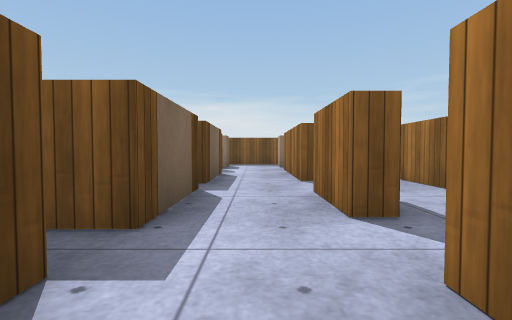
View 1 (above)

13 first-person views from a walk through a scene from a Unity 3-D project. The camera is 0.27 m above the floor, tilts 2° down and sees 85° across. The floor is counted in squares, 0.5 m on a side. Each view is taken from the middle of a square. On the plan, view 1 faces up. The plan holds only what a view shows up to about 9 squares ahead; the rest is blank. The place goes on beyond the plan. Surface patterns are stand-ins for the level's own textures.

View 2
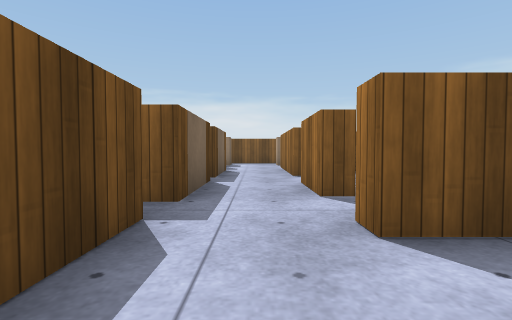

View 3
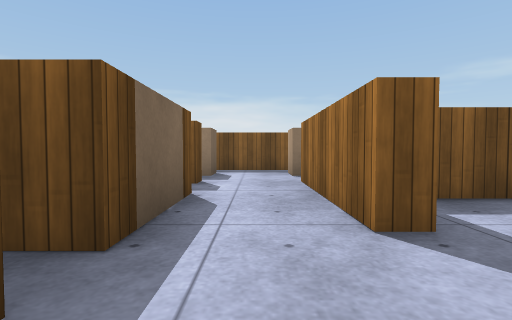

View 4
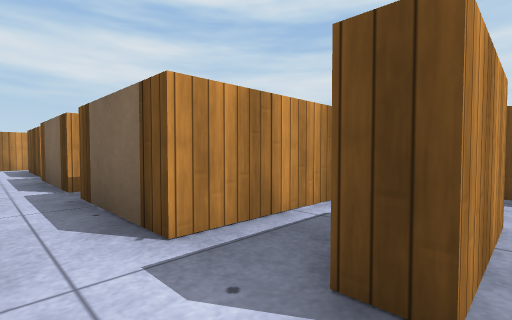

View 5
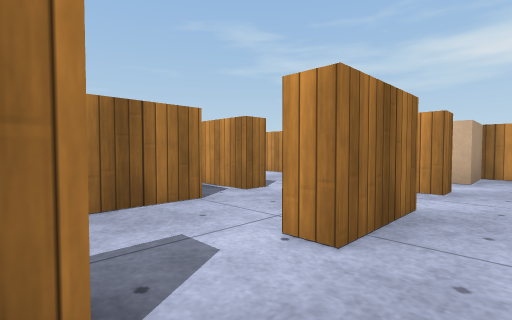

View 6
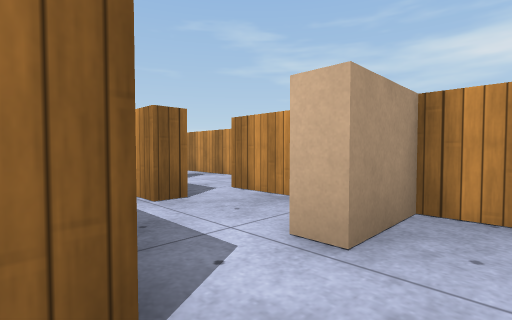

View 7
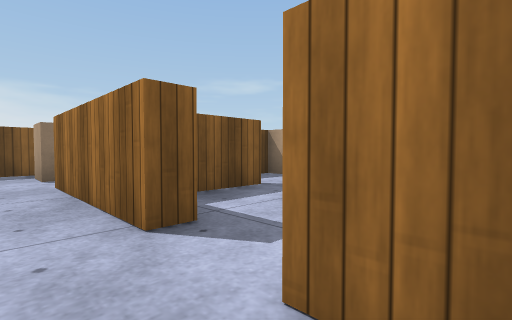

View 8
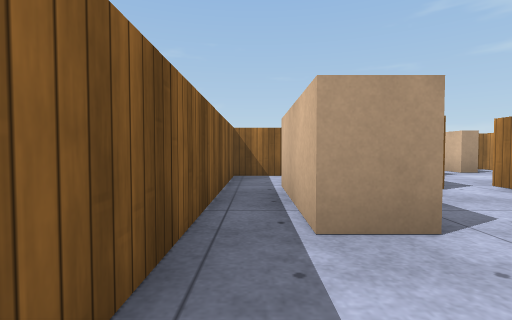

View 9
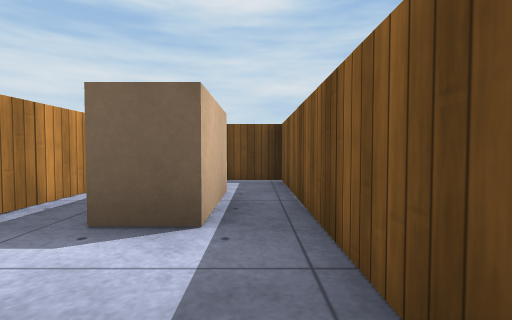

View 10
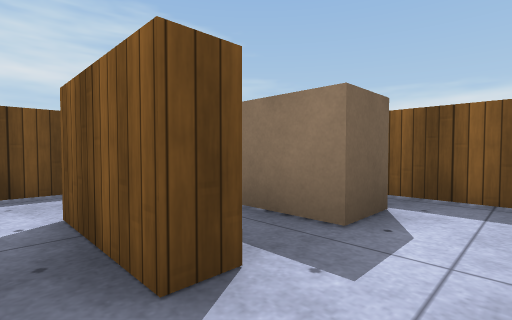

View 11
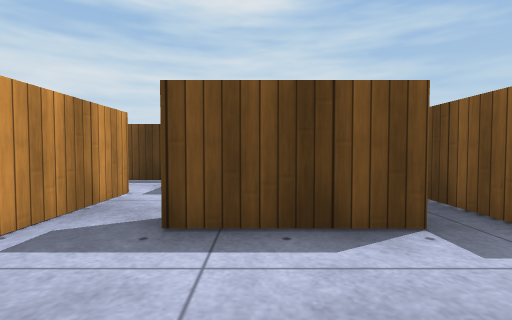

View 12
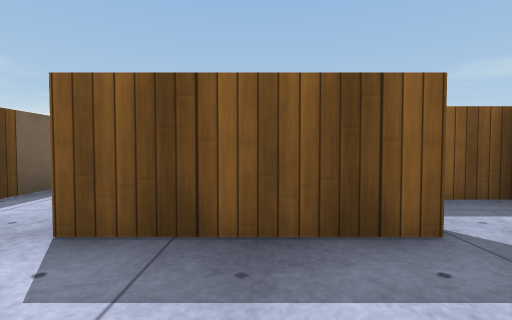

View 13
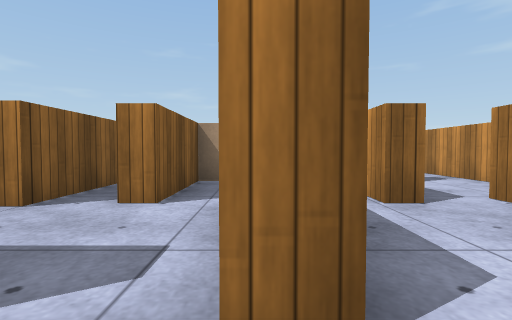

### Floor plan
Ten units are one square. View 1 is at (0, 0); x grows to the right and y downward. Boxes are objects, and circles mark ways between rooms. Rooms are numbered by the first view taken in them; rooms with no view inside come last. Other rooms are left out.
<svg viewBox="-45 -110 98 131">
<path fill="none" stroke="#000" d="M8 -22 8 -36 12 -36M-9 -24 -9 -19M-9 -12 -9 8M-9 -39 -9 -34M12 -48 8 -48 8 -65M32 -7 8 -7 8 -11M26 8 26 3M-15 16 31 16M-9 -65 -9 -60M8 -65 8 -79M-26 -79 -9 -79 -9 -75 -26 -75M-28 -65 -9 -65M-40 -79 -40 -71M48 -94 48 -105 -40 -105 -40 -94M26 -32 26 -51M26 -19 26 -24M32 -61 19 -61"/>
<rect x="-15" y="-35" width="10" height="10" fill="#bbb"><title>block</title></rect>
<rect x="-15" y="-55" width="10" height="10" fill="#bbb"><title>block</title></rect>
<rect x="5" y="5" width="10" height="10" fill="#bbb"><title>block</title></rect>
<rect x="-35" y="-95" width="30" height="10" fill="#bbb"><title>block</title></rect>
<rect x="5" y="-95" width="30" height="10" fill="#bbb"><title>block</title></rect>
<circle cx="0" cy="-60" r="3" fill="#2a7"/>
<circle cx="10" cy="-20" r="3" fill="#2a7"/>
<circle cx="10" cy="-40" r="3" fill="#2a7"/>
<text x="0" y="-20">1</text>
<text x="0" y="-90">2</text>
<text x="20" y="-40">3</text>
</svg>
Room 1 opens to room 2. Room 1 opens to room 3.

Where each view was taken, in squares from view 1:
view 1: 0 up, 0 right, facing up
view 2: 1 down, 0 right, facing up
view 3: 3 up, 0 right, facing up
view 4: 8 up, 0 right, facing down-left
view 5: 5 up, 0 right, facing down-right
view 6: 1 up, 0 right, facing down-right
view 7: 3 up, 0 right, facing up-right
view 8: 10 up, 1 left, facing right
view 9: 10 up, 1 right, facing left
view 10: 7 up, 0 right, facing up-left
view 11: 0 up, 1 right, facing left
view 12: 1 down, 2 right, facing up
view 13: 1 up, 0 right, facing right
